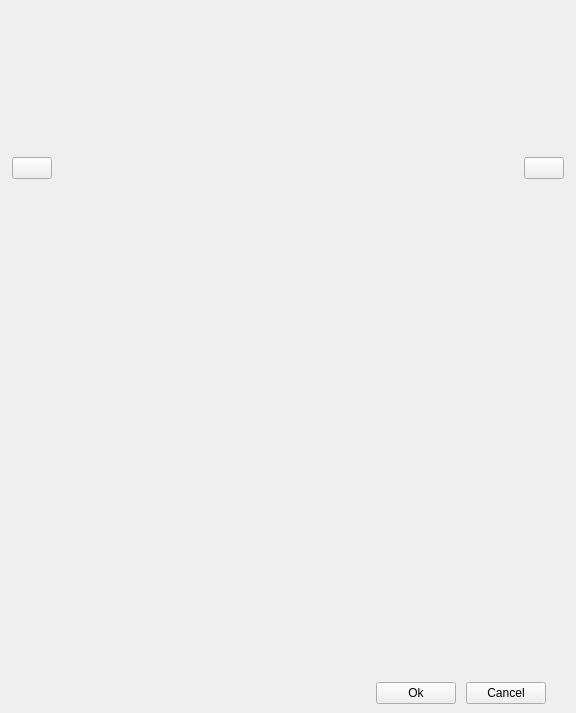
<?xml version="1.0" encoding="UTF-8"?>
<ui version="4.0">
 <class>PLSBgmLibraryView</class>
 <widget class="QWidget" name="PLSBgmLibraryView">
  <property name="geometry">
   <rect>
    <x>0</x>
    <y>0</y>
    <width>576</width>
    <height>713</height>
   </rect>
  </property>
  <property name="windowTitle">
   <string>Form</string>
  </property>
  <layout class="QVBoxLayout" name="libraryVerticalLayout_2">
   <property name="spacing">
    <number>0</number>
   </property>
   <property name="leftMargin">
    <number>0</number>
   </property>
   <property name="topMargin">
    <number>0</number>
   </property>
   <property name="rightMargin">
    <number>0</number>
   </property>
   <property name="bottomMargin">
    <number>0</number>
   </property>
   <item>
    <widget class="QFrame" name="frame_content">
     <property name="frameShape">
      <enum>QFrame::NoFrame</enum>
     </property>
     <property name="frameShadow">
      <enum>QFrame::Raised</enum>
     </property>
     <layout class="QVBoxLayout" name="verticalLayout_2">
      <property name="spacing">
       <number>0</number>
      </property>
      <property name="leftMargin">
       <number>0</number>
      </property>
      <property name="topMargin">
       <number>0</number>
      </property>
      <property name="rightMargin">
       <number>0</number>
      </property>
      <property name="bottomMargin">
       <number>0</number>
      </property>
      <item>
       <widget class="QFrame" name="frame_top">
        <layout class="QHBoxLayout" name="horizontalLayout_2">
         <property name="spacing">
          <number>0</number>
         </property>
         <property name="sizeConstraint">
          <enum>QLayout::SetNoConstraint</enum>
         </property>
         <property name="leftMargin">
          <number>0</number>
         </property>
         <property name="topMargin">
          <number>0</number>
         </property>
         <property name="rightMargin">
          <number>0</number>
         </property>
         <property name="bottomMargin">
          <number>0</number>
         </property>
         <item>
          <widget class="QFrame" name="preFrame">
           <property name="frameShape">
            <enum>QFrame::NoFrame</enum>
           </property>
           <property name="frameShadow">
            <enum>QFrame::Raised</enum>
           </property>
           <layout class="QHBoxLayout" name="horizontalLayout_11">
            <property name="spacing">
             <number>0</number>
            </property>
            <property name="sizeConstraint">
             <enum>QLayout::SetNoConstraint</enum>
            </property>
            <property name="leftMargin">
             <number>12</number>
            </property>
            <property name="topMargin">
             <number>0</number>
            </property>
            <property name="rightMargin">
             <number>12</number>
            </property>
            <property name="bottomMargin">
             <number>0</number>
            </property>
            <item>
             <widget class="QPushButton" name="preGroupBtn">
              <property name="text">
               <string/>
              </property>
             </widget>
            </item>
           </layout>
          </widget>
         </item>
         <item>
          <widget class="QWidget" name="groupFrame" native="true">
           <property name="minimumSize">
            <size>
             <width>0</width>
             <height>0</height>
            </size>
           </property>
           <layout class="QHBoxLayout" name="horizontalLayout_7">
            <property name="spacing">
             <number>0</number>
            </property>
            <property name="sizeConstraint">
             <enum>QLayout::SetNoConstraint</enum>
            </property>
            <property name="leftMargin">
             <number>0</number>
            </property>
            <property name="topMargin">
             <number>0</number>
            </property>
            <property name="rightMargin">
             <number>0</number>
            </property>
            <property name="bottomMargin">
             <number>0</number>
            </property>
            <item>
             <widget class="QScrollArea" name="groupScrollArea">
              <property name="frameShape">
               <enum>QFrame::NoFrame</enum>
              </property>
              <property name="horizontalScrollBarPolicy">
               <enum>Qt::ScrollBarAlwaysOff</enum>
              </property>
              <property name="widgetResizable">
               <bool>true</bool>
              </property>
              <widget class="QWidget" name="widgetContent">
               <property name="geometry">
                <rect>
                 <x>0</x>
                 <y>0</y>
                 <width>464</width>
                 <height>336</height>
                </rect>
               </property>
               <layout class="QHBoxLayout" name="groupHLayout">
                <property name="spacing">
                 <number>5</number>
                </property>
                <property name="sizeConstraint">
                 <enum>QLayout::SetNoConstraint</enum>
                </property>
                <property name="leftMargin">
                 <number>25</number>
                </property>
                <property name="topMargin">
                 <number>0</number>
                </property>
                <property name="rightMargin">
                 <number>25</number>
                </property>
                <property name="bottomMargin">
                 <number>0</number>
                </property>
               </layout>
              </widget>
             </widget>
            </item>
           </layout>
          </widget>
         </item>
         <item>
          <widget class="QFrame" name="nextFrame">
           <property name="frameShape">
            <enum>QFrame::NoFrame</enum>
           </property>
           <property name="frameShadow">
            <enum>QFrame::Raised</enum>
           </property>
           <layout class="QHBoxLayout" name="horizontalLayout_12">
            <property name="spacing">
             <number>0</number>
            </property>
            <property name="sizeConstraint">
             <enum>QLayout::SetNoConstraint</enum>
            </property>
            <property name="leftMargin">
             <number>12</number>
            </property>
            <property name="topMargin">
             <number>0</number>
            </property>
            <property name="rightMargin">
             <number>12</number>
            </property>
            <property name="bottomMargin">
             <number>0</number>
            </property>
            <item>
             <widget class="QPushButton" name="nextGroupBtn">
              <property name="text">
               <string/>
              </property>
             </widget>
            </item>
           </layout>
          </widget>
         </item>
        </layout>
       </widget>
      </item>
      <item>
       <widget class="QFrame" name="totalListFrame">
        <property name="sizePolicy">
         <sizepolicy hsizetype="Expanding" vsizetype="Expanding">
          <horstretch>0</horstretch>
          <verstretch>0</verstretch>
         </sizepolicy>
        </property>
        <property name="frameShape">
         <enum>QFrame::NoFrame</enum>
        </property>
        <property name="frameShadow">
         <enum>QFrame::Raised</enum>
        </property>
        <layout class="QVBoxLayout" name="verticalLayout_list">
         <property name="spacing">
          <number>0</number>
         </property>
         <property name="sizeConstraint">
          <enum>QLayout::SetNoConstraint</enum>
         </property>
         <property name="leftMargin">
          <number>0</number>
         </property>
         <property name="topMargin">
          <number>0</number>
         </property>
         <property name="rightMargin">
          <number>0</number>
         </property>
         <property name="bottomMargin">
          <number>0</number>
         </property>
        </layout>
       </widget>
      </item>
     </layout>
    </widget>
   </item>
   <item>
    <widget class="QFrame" name="frame_bottom">
     <property name="frameShape">
      <enum>QFrame::NoFrame</enum>
     </property>
     <property name="frameShadow">
      <enum>QFrame::Raised</enum>
     </property>
     <layout class="QHBoxLayout" name="horizontalLayout">
      <property name="spacing">
       <number>10</number>
      </property>
      <property name="leftMargin">
       <number>30</number>
      </property>
      <property name="rightMargin">
       <number>30</number>
      </property>
      <item>
       <widget class="QLabel" name="countLabel">
        <property name="text">
         <string/>
        </property>
       </widget>
      </item>
      <item>
       <spacer name="horizontalSpacer">
        <property name="orientation">
         <enum>Qt::Horizontal</enum>
        </property>
        <property name="sizeHint" stdset="0">
         <size>
          <width>154</width>
          <height>20</height>
         </size>
        </property>
       </spacer>
      </item>
      <item>
       <widget class="QPushButton" name="okBtn">
        <property name="text">
         <string>Ok</string>
        </property>
       </widget>
      </item>
      <item>
       <widget class="QPushButton" name="cancelBtn">
        <property name="text">
         <string>Cancel</string>
        </property>
       </widget>
      </item>
     </layout>
    </widget>
   </item>
  </layout>
 </widget>
 <resources/>
 <connections/>
</ui>
